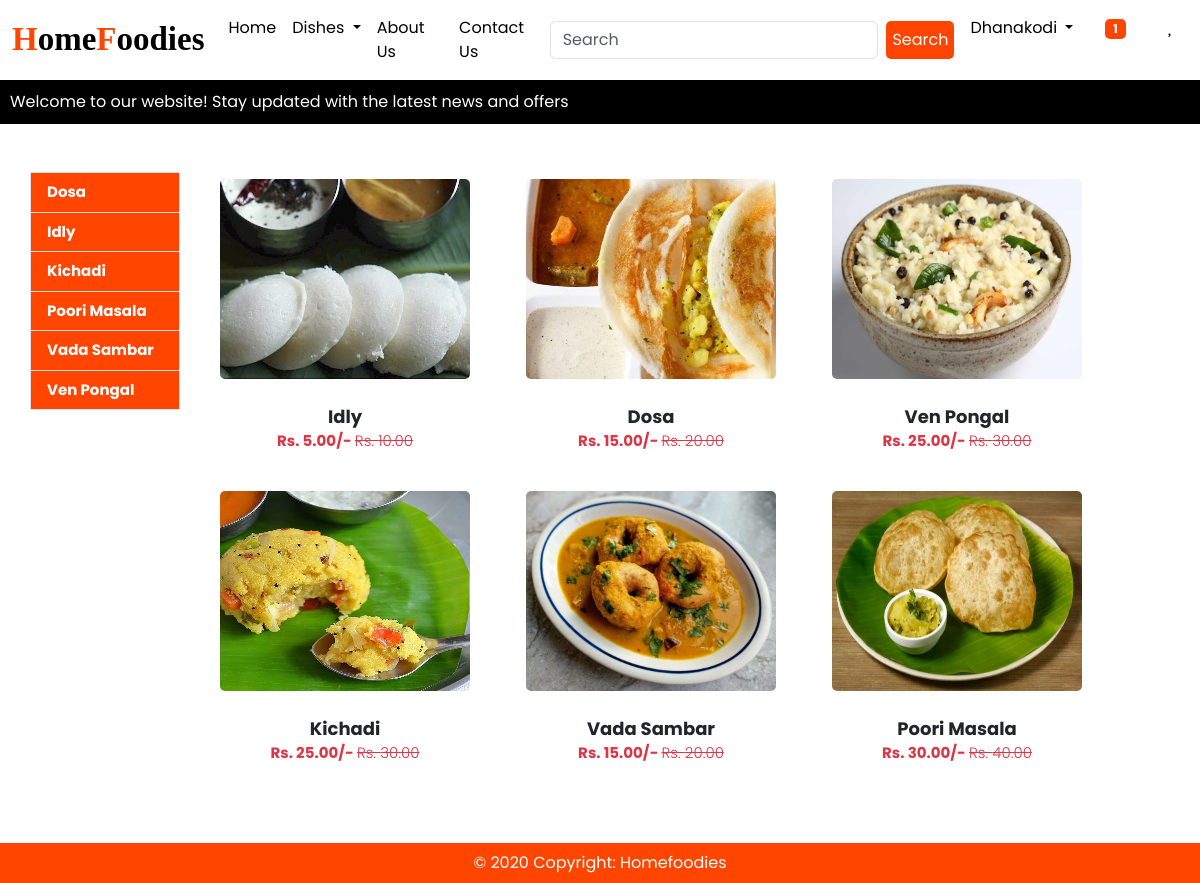
The page /category/BF (signed in) on the database its author committed.
### Receipeapp/models.py (models this page shows, shortened)
class Products(models.Model):
    title = models.CharField(max_length=100)
    selling_price = models.DecimalField(max_digits=10, decimal_places=2)
    discounted_price = models.DecimalField(max_digits=10, decimal_places=2)
    preparation_time = models.TextField()
    description = models.TextField()
    ingredients = models.TextField(default='')
    prodapp = models.TextField(default='')
    category = models.CharField(choices=CATEGORY_CHOICES, max_length=2)
    product_image = models.ImageField(upload_to='product', null=True, blank=True)

### Receipeapp/views.py (the view)
# urls.py: path('category/<slug:val>', views.CategoryView.as_view(),name="category"),
@method_decorator(login_required,name='dispatch')
class CategoryView(View):
    def get(self,request,val):
        totalitem = 0
        if request.user.is_authenticated:
            totalitem = len(Cart.objects.filter(user=request.user))
        catview = Products.objects.filter(category=val)
        title = Products.objects.filter(category=val).values('title').annotate(total=Count('title'))
        return render(request,"app/category.html",locals())

### Receipeapp/templates/app/category.html (shortened to what this page needs)
{% extends 'app/base.html' %}
{% load static %}
{% block main-content %}
<div class="container-row my-5">
    <div class="row">
      <div class="col-sm-2">
            <div class="list-group" style="margin-left: 30px;">
            {% for val in title %}
                <a href="{% url 'category-title' val.title %}" class="list-group-item list-group-item-action" aria-current="true" style="font-size: 15px;background-color: orangered;color: white;font-weight: bold;border-radius: 0;">{{val.title}}</a>
            {% endfor %}
            </div>
      </div>
        <div class="col-sm-9">
            <div class="row">
            {% for prod in catview %}
                <div class="col text-center mb-4">
                    <a href="{% url 'product-detail' prod.id %}" class="btn">
                        <div>
                        <img src="{{ prod.product_image.url }}" width="250px" height="200px" alt="" style="border-radius: 5px;">
                        <br/><br/>
                        <div class="fw-bold" style="font-size: 18px;">{{ prod.title }}</div>
                            <div class="fw-bold text-danger" style="font-size: 15px;">
                                Rs. {{ prod.selling_price }}/-
                                <small class="fw-light text-decoration-line-through" style="font-size: 15px;">
                                Rs. {{ prod.discounted_price }}
                                </small>
                            </div>
                        </div>
                    </a>
                </div>
            {% endfor %}
            </div>
        </div>
    </div>
  </div>
{% endblock main-content %}

### Receipeapp/templates/app/base.html (shortened to what this page needs)
<!DOCTYPE html>
{% load static %}
<html lang="en">
<head>
    <link href="https://cdn.jsdelivr.net/npm/bootstrap@5.3.3/dist/css/bootstrap.min.css" rel="stylesheet">
    <link rel="stylesheet" href="{% static 'app/css/owl.carousel.min.css' %}"/>
    <link rel="stylesheet" href="{% static 'app/css/all.min.css' %}"/>
    <link rel="stylesheet" href="{% static 'app/css/receipe.css' %}"/>
</head>
<body>
    <nav class="navbar navbar-expand-lg">
        <div class="container-fluid">
          <a class="navbar-brand" href="/" style="font-size: 33px; color: black;font-weight: bold; font-family: Georgia;"><span style="color:orangered;font-family: Georgia;">H</span>ome<span style="color:orangered;font-family: Georgia;">F</span>oodies</a>
          <div class="collapse navbar-collapse" id="navbarSupportedContent">
            <ul class="navbar-nav me-auto mb-2 mb-lg-0">
              {% if request.user.is_authenticated  %}
              <li class="nav-item">
                <a class="nav-link active" aria-current="page" href="/">Home</a>
              </li>
              <li class="nav-item dropdown">
                <a class="nav-link dropdown-toggle active" href="#" role="button" data-bs-toggle="dropdown" aria-expanded="false">
                  Dishes
                </a>
              </li>
              <li class="nav-item">
                <a class="nav-link active" href="{% url 'about' %}">About Us</a>
              </li>
              <li class="nav-item">
                <a class="nav-link active" href="{% url 'contact' %}">Contact Us</a>
              </li>
            </ul>
            <form class="d-flex" role="search" action="{% url 'search_products' %}" method="GET">
                <input class="form-control me-2" type="search" placeholder="Search" name="query" aria-label="Search">
                <button class="btn2" type="submit">Search</button>
            </form>
          </div>
          <ul class="navbar-nav me-auto mb-2 mb-lg-0">
              <li class="nav-item dropdown mx-2">
                <a class="nav-link dropdown-toggle active" href="#" role="button" data-bs-toggle="dropdown" aria-expanded="false">
                  {{request.user}}
                </a>
              </li>
              <li class="nav-item mx-2">
                <a class="nav-link active" href="{% url 'showcart' %}"><span class="badge" style="background-color: orangered;color: white;outline: none; border: none; border-radius: 5px; font-weight: bold;">{% if totalitem > 0 %} {{totalitem}} {% endif %}</span>  <i class="fa fa-shopping-cart"></i></a>
              </li>
            <li class="nav-item mx-2">
              <a class="nav-link active" href="{% url 'wishlist_view' %}"><i class="fa fa-heart"></i></a>
            </li>
            {% endif %}
          </ul>
        </div>
  </nav>
  <div class="marquee-container">
    <div class="marquee-content">
      Welcome to our website! Stay updated with the latest news and offers
    </div>
  </div>
{% block main-content %}{% endblock main-content %}
<footer class="container-fluid footer text-center p-2 mt-5">
    © 2020 Copyright: Homefoodies
</footer>
</body>
</html>

### Receipeapp/static/app/css/receipe.css (style rules this page uses)
* { font-family: "Poppins", serif; box-sizing: border-box; }
body { overflow-x: hidden; }
.nav-link { font-size: 16px; }
.btn2 { color:white !important; background-color:orangered; outline: none; border: none; border-radius:5px; }
.footer { background-color: orangered; color: white; }
.marquee-container { background-color: black; color: white; padding: 10px; overflow: hidden; position: relative; width: 100%; }
.marquee-content { white-space: nowrap; animation: scroll 45s linear infinite; font-size: 16px; }

### rows shown on the page
Products: product_image (picture), title "Idly", selling_price "5.00", discounted_price "10.00"
Products: product_image (picture), title "Dosa", selling_price "15.00", discounted_price "20.00"
Products: product_image (picture), title "Ven Pongal", selling_price "25.00", discounted_price "30.00"
Products: product_image (picture), title "Kichadi", selling_price "25.00", discounted_price "30.00"
Products: product_image (picture), title "Vada Sambar", selling_price "15.00", discounted_price "20.00"
Products: product_image (picture), title "Poori Masala", selling_price "30.00", discounted_price "40.00"

### other values the page prints
{{ request.user }} "Dhanakodi"
{{ totalitem }} "1"
{{ val.title }} "Dosa" "Idly" "Kichadi" "Poori Masala" "Vada Sambar" "Ven Pongal"
